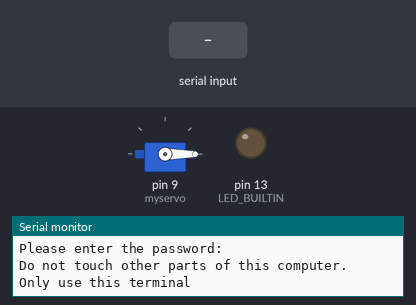
Recording of a sketch running on a simulated Arduino Uno, built with avr-gcc and run on an emulated ATmega328P. On the bench: servo, output pins drawn as LEDs (lit = HIGH), the last lines printed to the serial monitor. The test bench sets the inputs (shaded band).

Above: at 1.2 s.
1.3 s: "CRUMBS SWEETS\n" received over Serial
At 2.0 s:
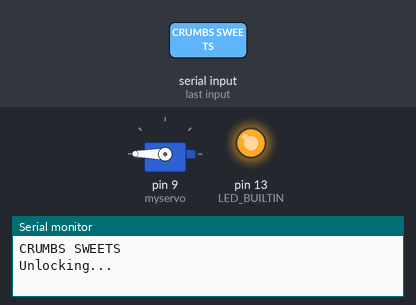
2.8 s: "CANDY WITCH\n" received over Serial
4.3 s: "CAGES OVENS\n" received over Serial
Timing chart, 0 to 7.3 s (numbered marks = the images above; inputs shaded):
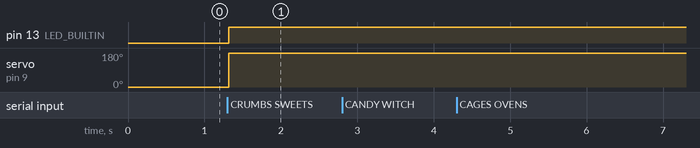

Measured:
- after the input at 1.3 s, pin 13 (LED_BUILTIN): LOW → HIGH at once; servo on pin 9 (myservo): 0° → 180° at once

The sketch:

servo_box_puzzle.ino
```cpp
const byte numChars = 64;
char receivedChars[numChars]; // an array to store the received data

boolean newData = false;

#include <Servo.h>

Servo myservo;  // create servo object to control a servo
// twelve servo objects can be created on most boards
int stage = 0;


void setup() {
 pinMode(LED_BUILTIN, OUTPUT);
 myservo.attach(9);  // attaches the servo on pin 9 to the servo object
 myservo.write(0);
 Serial.begin(9600);
 Serial.println("Please enter the password: ");
 Serial.println("Do not touch other parts of this computer. Only use this terminal");
}

void loop() {
 recvWithEndMarker();
 showNewData();
}

void recvWithEndMarker() {
 static byte ndx = 0;
 char endMarker = '\n';
 char rc;

 // if (Serial.available() > 0) {
           while (Serial.available() > 0 && newData == false) {
 rc = Serial.read();

 if (rc != endMarker) {
 receivedChars[ndx] = rc;
 ndx++;
 if (ndx >= numChars) {
 ndx = numChars - 1;
 }
 }
 else {
 receivedChars[ndx] = '\0'; // terminate the string
 ndx = 0;
 newData = true;
 }
 }
}

void showNewData() {
 if (newData == true) {
 //Serial.print("This just in ... ");
 Serial.println(receivedChars);
 if ((strcmp(receivedChars, "CRUMBS SWEETS") == 0) && (stage == 0)) {
  Serial.println("Unlocking...");
  myservo.write(180);
  digitalWrite(LED_BUILTIN, HIGH);   // turn the LED on (HIGH is the voltage level)
  delay(1000);                       // wait for a second
  //Serial.println("Enter 'Lock' to relock the box");
  Serial.println("You've found your way to a candy house! Find the clues hidden on the wall to figure out who lives here.");
  Serial.println("Please leave the clues on the wall. Yell down the clues to your teammates.");
  Serial.println("");
  Serial.println("Climber 1: L33 E13 F25 N15 A21");
  Serial.println("Climber 2: J27 E12 G39 A19 D30");
  Serial.println("Enter the words that these rocks spell separated by a space: ");
  stage++;
  //Serial.println("New stage");
  //Serial.println(stage);
 }
 else if ((strcmp(receivedChars, "CANDY WITCH") == 0) && (stage == 1)) {
  Serial.println("Congratulations Climbers 1 and 2!");
  Serial.println("");
  Serial.println("The witch is very nice and hospitable to you, but you're growing suspicious of her. Figure out what her plan is.");
  Serial.println("");
  Serial.println("Climber 3: I20 D2 C14 E33 M12");
  Serial.println("Climber 4: D34 H8 D20 F35 I18");
  Serial.println("Enter the words that these rocks spell separated by a space: ");
  stage++;
  //Serial.println("New stage");
  //Serial.println(stage);
 }
 else if ((strcmp(receivedChars, "CAGES OVENS") == 0) && (stage == 2)) {
  Serial.println("Congratulations Climbers 3 and 4!");
  Serial.println("");
  Serial.println("Oh no! She's going to fatten you up and eat you! Quick, find a way to get out!");
  Serial.println("");
  Serial.println("Climber 5: G28 B10 H22 G7 J28");
  Serial.println("Enter the word that these rocks spell: ");
  stage++;
  //Serial.println("New stage");
  //Serial.println(stage);
 }
 else if ((strcmp(receivedChars, "MOORE") == 0) && (stage == 3)) {
  Serial.println("Congratulations Climber 5!");
  Serial.println("");
  Serial.println("You've successfully escaped! Now you can go back to your home (aka the place you just solved for)");
  Serial.println("139");
  Serial.println("");
  Serial.println("Jk, change of plans, you're headed to Tom's instead");
 }
 else if (strcmp(receivedChars, "Lock") == 0) {
  Serial.println("Locking...");
  myservo.write(0);
  digitalWrite(LED_BUILTIN, LOW);    // turn the LED off by making the voltage LOW
  delay(1000);                       // wait for a second
  Serial.println("Please enter the password: ");
  stage = 0;
 }
 else
 {
  Serial.println("Wrong password. Please try again: ");
 }
 newData = false;
 }
}
```
